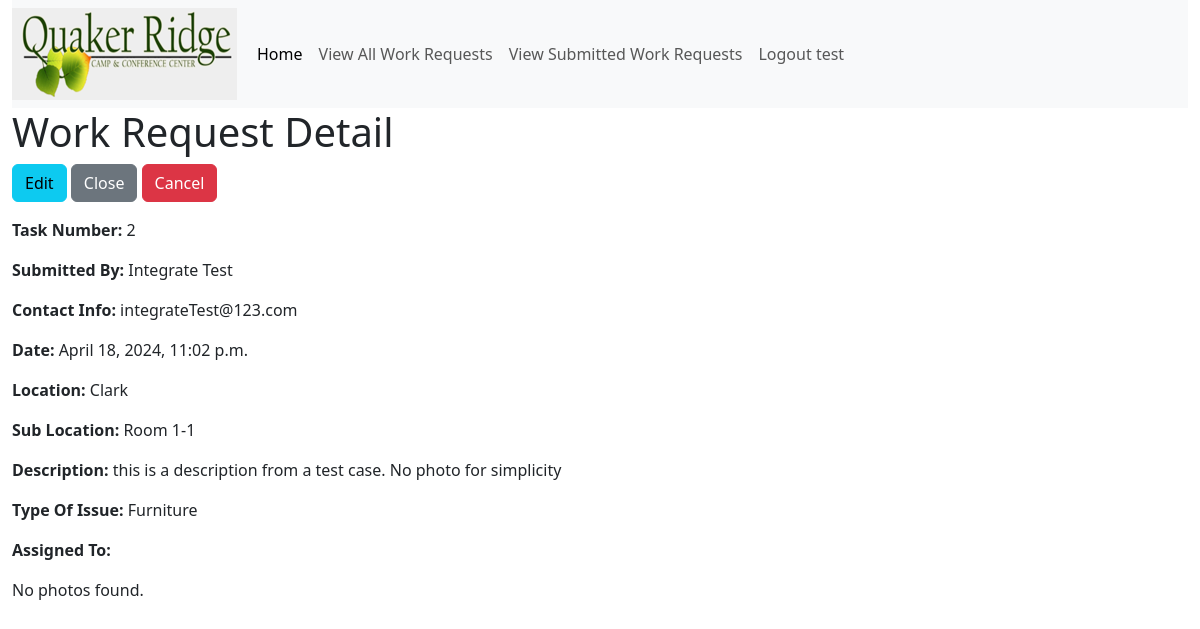
The page /workrequest/10 (signed in) on the database its author committed.
### qrc_app/models.py (models this page shows, shortened)
class WorkRequest(models.Model):
    task_number = models.IntegerField()
    submitter_name = models.CharField(max_length=200)
    contact_info = models.CharField(max_length=200)
    date = models.DateTimeField(auto_now_add=True)
    BUILDINGS = (
        ('Clark', 'Clark'),
        ('Turner', 'Turner'),
        ('Fell', 'Fell'),
        ('Chapel', 'Chapel'),
        ('Kinser', 'Kinser'),
        ('Big Bear', 'Big Bear'),
        ('Shower Houses', 'Shower Houses')
        )
    CLARK_ROOMS = (
        ('Room 1-1', 'Room 1-1'),
        ('Room 2-1', 'Room 2-1'),
        ('Room 3-1', 'Room 3-1'),
    )
    TURNER_ROOMS = (
        ('Bear', 'Bear'),
        ('Elk', 'Elk'),
        ('Lion', 'Lion'),
    )
    FELL_ROOMS = (
        ('Room A', 'Room A'),
        ('Room B', 'Room B'),
        ('Room C', 'Room C'),
    )
    CHAPEL_ROOMS = (
        ('Main Room', 'Main Room'),
        ("Men's Bathroom", "Men's Bathroom"),
        ("Women's Bathroom", "Womens's Bathroom"),
    )
    KINSER_ROOMS = (
        ('Room 123', 'Room 123'),
        ('Room 234', 'Room 234'),
        ('Room 345', 'Room 345'),
    )
    BIGBEAR_ROOMS = (
        ('Main Room', 'Main Room'),
        ('Living Room', 'Living Room'),
        ('Bathroom', 'Bathroom'),
    )
    SHOWERHOUSE_ROOMS = (
        ('Shower A', 'Shower A'),
        ('Shower B', 'Shower B'),
        ('Shower C', 'Shower C'),
    )
    ROOMS = {
        'Clark': CLARK_ROOMS,
        'Turner': TURNER_ROOMS,
        'Fell': FELL_ROOMS,
        'Chapel': CHAPEL_ROOMS,
        'Kinser': KINSER_ROOMS,
        'Big Bear': BIGBEAR_ROOMS,
        'Shower Houses': SHOWERHOUSE_ROOMS,
    }
    location = models.CharField(max_length=200, choices=BUILDINGS)
    sub_location = models.CharField(max_length=200, choices=CLARK_ROOMS)
    description = models.TextField()
    TYPE_OF_ISSUE = (
        ('Plumbing', 'Plumbing'),
        ('Electrical', 'Electrical'),
        ('Furniture', 'Furniture'),
        ('Structural', 'Structural'),
        ('Other', 'Other - Please Explain'),
    )
    type_of_issue = models.CharField(max_length=200, choices=TYPE_OF_ISSUE)
    assigned_worker = models.CharField(max_length=200, blank=True)  # optional
    is_closed = models.BooleanField(default=False)
    close_note = models.TextField(blank=True)
    close_date = models.DateTimeField(auto_now=True)

### qrc_app/views.py (the view)
# urls.py: path('workrequest/<int:pk>', views.WorkRequestDetailView.as_view(), name='workrequest-detail'),
class WorkRequestDetailView(LoginRequiredMixin, generic.DetailView):
    model = WorkRequest

### qrc_app/templates/qrc_app/workrequest_detail.html (shortened to what this page needs)
{% extends "qrc_app/base_template.html" %}
{% block content %}
<h1>Work Request Detail</h1>
<a class="btn btn-info"    href="{% url 'update-request' request_id=workrequest.id %}" role="button">Edit</a>
<a class="btn btn-secondary"    href="{% url 'close-request' request_id=workrequest.id %}" role="button">Close</a>
<a class="btn btn-danger" href="{% url 'workrequests' %}" role="button">Cancel</a>
<p><strong>Task Number: </strong> {{workrequest.task_number}}</p>
<p><strong>Submitted By: </strong> {{workrequest.submitter_name}}</p>
<p><strong>Contact Info: </strong> {{workrequest.contact_info}}</p>
<p><strong>Date: </strong> {{workrequest.date}}</p>
<p><strong>Location: </strong> {{workrequest.location}}</p>
<p><strong>Sub Location: </strong> {{workrequest.sub_location}}</p>
<p><strong>Description: </strong> {{workrequest.description}}</p>
<p><strong>Type Of Issue: </strong> {{workrequest.type_of_issue}}</p>
<p><strong>Assigned To: </strong> {{workrequest.assigned_worker}}</p>
{% for photo in workrequest.workrequestimage_set.all %}
    <div class="img-container" style="margin-bottom: 20px;">
        <img src="{{ photo.photo.url }}" alt="Photo related to work request" style="max-width: 100%; height: auto;">
    </div>
{% empty %}
    <p>No photos found.</p>
{% endfor %}
{% endblock %}

### qrc_app/templates/qrc_app/base_template.html (shortened to what this page needs)
{% load static %}
{% load django_bootstrap5 %}
<!DOCTYPE html>
<html lang="en">
 <head>
   {% bootstrap_css %}
   <link href="https://cdn.jsdelivr.net/npm/bootstrap@5.3.1/dist/css/bootstrap.min.css" rel="stylesheet">
 </head>
 <body>
   <div class="container-fluid">
     <nav class="navbar navbar-expand-lg bg-body-tertiary">
       <img src="{% static 'images/qrc_logo_resized.png' %}">
       <div class="container-fluid">
         <div class="collapse navbar-collapse" id="navbarNavAltMarkup">
           <div class="navbar-nav">
             <a class="nav-link active" aria-current="page" href="{% url 'index' %}">Home</a>
             <a class="nav-link" href="{% url 'workrequests'%}">View All Work Requests</a>
             <a class="nav-link" href="#">View Submitted Work Requests</a>
             {% if user.is_authenticated %}
               <a class="nav-link" href="{% url 'logout' %}?next={{ request.path }}">Logout {{user}}</a>
             {% else %}
               <a class="nav-link" href="{% url 'login' %}?next={{ request.path }}">Login</a>
             {% endif %}
           </div>
         </div>
       </div>
     </nav>
       <div class="col-sm-10">
         {% block content %}
         {% endblock %}
       </div>
     </div>
 </body>
</html>

### rows shown on the page
WorkRequest: task_number "2", submitter_name "Integrate Test", contact_info "integrateTest@123.com", date "April 18, 2024, 11:02 p.m.", location "Clark", sub_location "Room 1-1", description "this is a description from a test case. No photo for simplicity", type_of_issue "Furniture"

### other values the page prints
{{ user }} "test"
